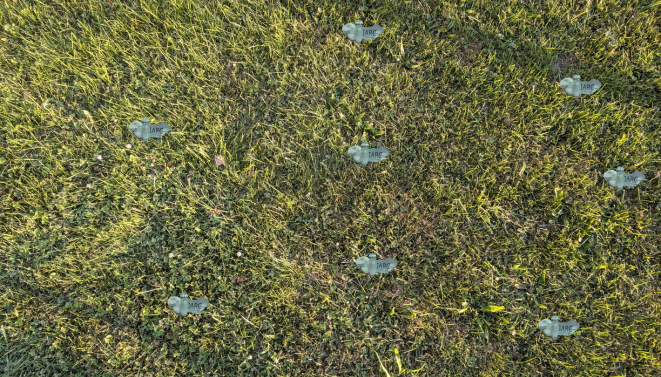
#> input picture wideScan/Iarc_photo_folder/mine_in_grass templates_(combo-2).png, 661 x 377 px, found by its file name
$ python blurForIarcPF.py
#> lines starting #> are read from the running program, lines starting #| are printed output that depends on the picture; after the words box and inside, x2 and y2 are one past the last pixel; in counts of white or black regions, pixels touching at a corner belong together
import cv2
import numpy as np
import sys
from typing import List, Tuple, Optional, Any # Import necessary types

# Define a type alias for OpenCV/Numpy images for clarity
# An image is just a multi-dimensional numpy array
ImageType = np.ndarray

#Creating the list of photos to run through

files: List[str] = ['../Iarc_photo_folder/mine_in_grass templates_(combo-2).png',
                   '../Iarc_photo_folder/mine_in_grass templates_(combo).png']

"""['../Iarc_photo_folder/mine_in_grass_templates.png',
         '../Iarc_photo_folder/mine_in_grass_templates1.png',
         '../Iarc_photo_folder/mine_in_grass_templates2.png',
         '../Iarc_photo_folder/mine_in_grass_templates3.png',
         '../Iarc_photo_folder/mine_in_grass_templates4.png',
         '../Iarc_photo_folder/mine_in_grass_templates_prime.png',
         '../Iarc_photo_folder/mine_in_grass_templates_prime2.png',
         '../Iarc_photo_folder/mine_in_grass_templates_prime3.png']"""

# array to store coordinate(tuple) values to be used for coordinate finding
# A list of tuples, where each tuple contains two integers (x, y)
coordinate_list: List[Tuple[int, int]] = []

# HSV color range for the grey-blue mines.
lower_bound: ImageType = np.array([90, 40, 100])
upper_bound: ImageType = np.array([130, 150, 220])

# Kernel for cleaning the mask
kernel: ImageType = np.ones((5, 5), np.uint8)


#Loop Through Each File

for file_path in files:
    # Load the image
    # cv2.imread returns an ImageType (np.ndarray) on success or None on failure
    img: Optional[ImageType] = cv2.imread(file_path)
#> img is the input picture: shape (377, 661, 3); mean B, G, R 65.3, 105.6, 104.8

    # CRITICAL: Check if the image was loaded successfully
    if img is None:
        print(f"Error: Could not load image from {file_path}")
        print("Skipping to the next file.\n")
        continue  # Go to the next iteration of the for loop

    # Create a copy to draw results on
    output_image: ImageType = img.copy()

    # Switches from RGB to Hue, Saturation, and Value
    hsv: ImageType = cv2.cvtColor(img, cv2.COLOR_BGR2HSV)
#> hsv: shape (377, 661, 3); mean H, S, V 32.2, 102.9, 108.3

    # Create the binary mask (only allows for fully white/black pixels)
    mask: ImageType = cv2.inRange(hsv, lower_bound, upper_bound)
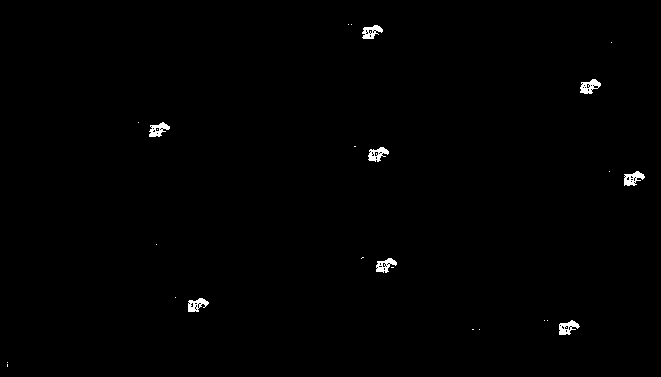
#> mask: shape (377, 661); 0.57% white; 25 white regions (17 under 20 px), largest, box (x1, y1, x2, y2) and area: (580, 79, 601, 94) 182, (624, 171, 645, 186) 181, (559, 320, 580, 335) 176

    # Clean the mask
    mask_closed: ImageType = cv2.morphologyEx(mask, cv2.MORPH_CLOSE, kernel)
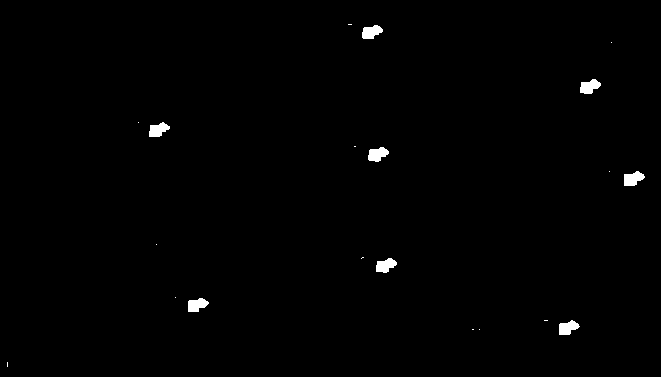
#> mask_closed: shape (377, 661); 0.69% white; 20 white regions (12 under 20 px), largest, box (x1, y1, x2, y2) and area: (624, 171, 645, 186) 218, (368, 147, 389, 162) 216, (580, 79, 601, 94) 213
    mask_cleaned: ImageType = cv2.morphologyEx(mask_closed, cv2.MORPH_OPEN, kernel)
#> mask_cleaned: shape (377, 661); 0.65% white; 8 white regions

    # Find and Filter Mines
    # findContours returns a tuple: (list_of_contours, hierarchy)
    contours: Tuple[ImageType, ...]
    hierarchy: ImageType
    contours, hierarchy = cv2.findContours(mask_cleaned, cv2.RETR_EXTERNAL, cv2.CHAIN_APPROX_SIMPLE)
#> contours = 8 contours; box (x1, y1, x2, y2) and area: (624, 172, 644, 186) 184, (580, 80, 600, 94) 178, (368, 148, 388, 161) 177, (362, 26, 382, 39) 174, (559, 321, 578, 335) 174, (376, 259, 396, 272) 172, (149, 123, 168, 137) 171, (188, 299, 207, 312) 170

    mine_count: int = 0

    # Each 'cnt' is a single contour, which is an np.ndarray of points
    cnt: ImageType
    for cnt in contours:
        # Filter by area to remove small noise (like watermarks)
        area: float = cv2.contourArea(cnt)
        print(f"Found contour with area: {area}")

        # This filter is more reliable than W/H and (W*H)
        if area > 80 and area < 5000:
            mine_count += 1

            # Get bounding box and draw it
            # boundingRect returns (x, y, w, h) as integers
            x: int
            y: int
            w: int
            h: int
            x, y, w, h = cv2.boundingRect(cnt)

            cv2.rectangle(output_image, (x, y), (x + w, y + h), (0, 0, 255), 3) # Changed thickness to 3
            center_x: int = x + int(w / 2)
            center_y: int = y + int(h / 2)
            coordinate_list.append((center_x, center_y))

            # Put a label
            cv2.putText(output_image, f"Mine #{mine_count}", (x, y - 10),
                        cv2.FONT_HERSHEY_SIMPLEX, 0.7, (0, 0, 255), 2)
#> this loop made 8 passes
#> (area, x, y, w, h, center_x, center_y) on passes 1 to 8: (174, 559, 321, 19, 14, 568, 328), (170.5, 188, 299, 19, 13, 197, 305), (171.5, 376, 259, 20, 13, 386, 265), (184, 624, 172, 20, 14, 634, 179), (177, 368, 148, 20, 13, 378, 154), (171, 149, 123, 19, 14, 158, 130), (178, 580, 80, 20, 14, 590, 87), (174.5, 362, 26, 20, 13, 372, 32)
#| Found contour with area: 174.0
#| Found contour with area: 170.5
#| Found contour with area: 171.5
#| Found contour with area: 184.0
#| Found contour with area: 177.0
#| Found contour with area: 171.0
#| Found contour with area: 178.0
#| Found contour with area: 174.5
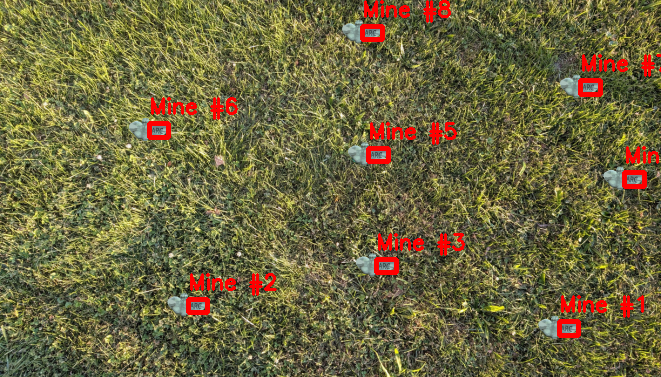
#> output_image: shape (377, 661, 3); 3.02% of pixels changed, all inside (x1, y1, x2, y2) = (147, 0, 661, 338)
#> after the loop, coordinate_list = [(568, 328), (197, 305), (386, 265), (634, 179), (378, 154), (158, 130), (590, 87), (372, 32)]; mine_count = 8

    print(f"Found {mine_count} potential mines in: {file_path}")
#| Found 8 potential mines in: ../Iarc_photo_folder/mine_in_grass templates_(combo-2).png

    # --- 5. Resize and Display Results ---

    # Calculate new size (30% of original)
    try:
        newSize: Tuple[int, int] = (int((img.shape[1])*0.3), int((img.shape[0])*0.3))
#> newSize = (198, 113)
        resized_detections: ImageType = cv2.resize(output_image, newSize, interpolation=cv2.INTER_LINEAR)
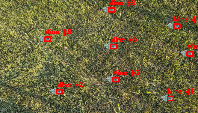
#> resized_detections: shape (113, 198, 3); mean B, G, R 63, 102.3, 109.3
        resized_mask: ImageType = cv2.resize(mask_cleaned, newSize, interpolation=cv2.INTER_LINEAR)
    except Exception as e:
        print(f"Error resizing image {file_path}: {e}")
        continue

    # Show the images
    cv2.imshow('Detections', resized_detections)
    cv2.imshow('Mask (for debugging)', resized_mask)

    #printing coordinates
    coordinates: np.ndarray = np.array(coordinate_list) # This is an N-by-2 array
#> coordinates = [[568, 328], [197, 305], [386, 265], [634, 179], [378, 154], [158, 130], [590, 87], [372, 32]]
    print("\n--- Summary of Mine Coordinates ---")
    if coordinates.shape[0] > 0:
        print(f"Found a total of {coordinates.shape[0]} mines across all files.")
#| Found a total of 8 mines across all files.
        print("Coordinates (center x, center y):")
        print(coordinates)
#| [[568 328]
#|  [197 305]
#|  [386 265]
#|  [634 179]
#|  [378 154]
#|  [158 130]
#|  [590  87]
#|  [372  32]]

    # Wait for 'q' to Move to Next Image
    print("Press 'q' in any window to proceed to the next image...")
    while(True):
        # Check for a key press
        key: int = cv2.waitKey(1) & 0xFF
#> (key q is pressed here)
        # If 'q' is pressed, break the inner loop
        if key == ord('q'):
            break

    else:
        print("No mines were found in any files.")

    # Close the windows for the current image before opening the next
    cv2.destroyAllWindows()
#> pass 2 of the loop `for file_path in files:`:
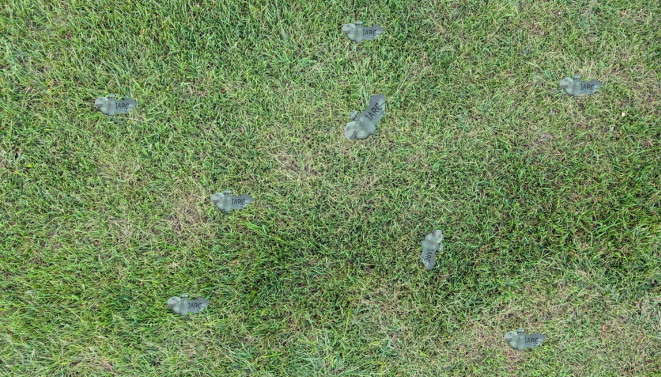
#> input picture wideScan/Iarc_photo_folder/mine_in_grass templates_(combo).png, 661 x 377 px, found by its file name
#> img is the input picture: shape (377, 661, 3); mean B, G, R 90.8, 138.8, 114.6
#> hsv: shape (377, 661, 3); mean H, S, V 45.2, 91.9, 139
#> mask: shape (377, 661); 0.63% white; 19 white regions (11 under 20 px), largest, box (x1, y1, x2, y2) and area: (363, 94, 385, 125) 328, (580, 79, 601, 94) 181, (115, 98, 136, 113) 179
#> mask_closed: shape (377, 661); 0.76% white; 15 white regions (7 under 20 px), largest, box (x1, y1, x2, y2) and area: (363, 94, 385, 125) 398, (580, 79, 601, 94) 212, (115, 98, 136, 113) 212
#> mask_cleaned: shape (377, 661); 0.72% white; 8 white regions
#> contours = 8 contours; box (x1, y1, x2, y2) and area: (365, 95, 384, 123) 347, (580, 80, 600, 94) 178, (115, 99, 135, 113) 177, (362, 26, 382, 39) 174, (188, 299, 207, 312) 170, (231, 195, 251, 208) 170, (422, 248, 434, 268) 169, (525, 334, 544, 347) 164
#> the loop `for cnt in contours:` made 8 passes
#> (area, x, y, w, h, center_x, center_y) on passes 1 to 8: (164, 525, 334, 19, 13, 534, 340), (170.5, 188, 299, 19, 13, 197, 305), (169, 422, 248, 12, 20, 428, 258), (170.5, 231, 195, 20, 13, 241, 201), (177, 115, 99, 20, 14, 125, 106), (347, 365, 95, 19, 28, 374, 109), (178, 580, 80, 20, 14, 590, 87), (174.5, 362, 26, 20, 13, 372, 32)
#> (printed output is left out)
#> after the loop `for cnt in contours:`:
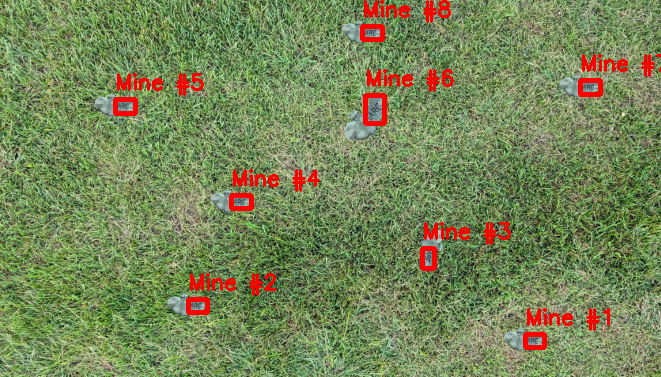
#> output_image: shape (377, 661, 3); 3.21% of pixels changed, all inside (x1, y1, x2, y2) = (113, 0, 661, 350)
#> after the loop `for cnt in contours:`: coordinate_list = [(568, 328), (197, 305), (386, 265), (634, 179), (378, 154), (158, 130), (590, 87), (372, 32), (534, 340), (197, 305), (428, 258), (241, 201), (125, 106), (374, 109), (590, 87), (372, 32)]; mine_count = 8
#| Found 8 potential mines in: ../Iarc_photo_folder/mine_in_grass templates_(combo).png
#> `resized_detections: ImageType = cv2.resize(output_image, newSize, inte..`:
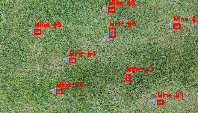
#> resized_detections: shape (113, 198, 3); mean B, G, R 87.5, 134.2, 118.9
#> coordinates = 16 rows, first 8: [568, 328], [197, 305], [386, 265], [634, 179], [378, 154], [158, 130], [590, 87], [372, 32]
#| Found a total of 16 mines across all files.
#> (printed output is left out)
#> (key Esc is pressed here)

print("\nFinished processing all files.")
